Frame 1 (no input): blank canvas, image omitted
Frame 60 (no input): blank canvas, image omitted
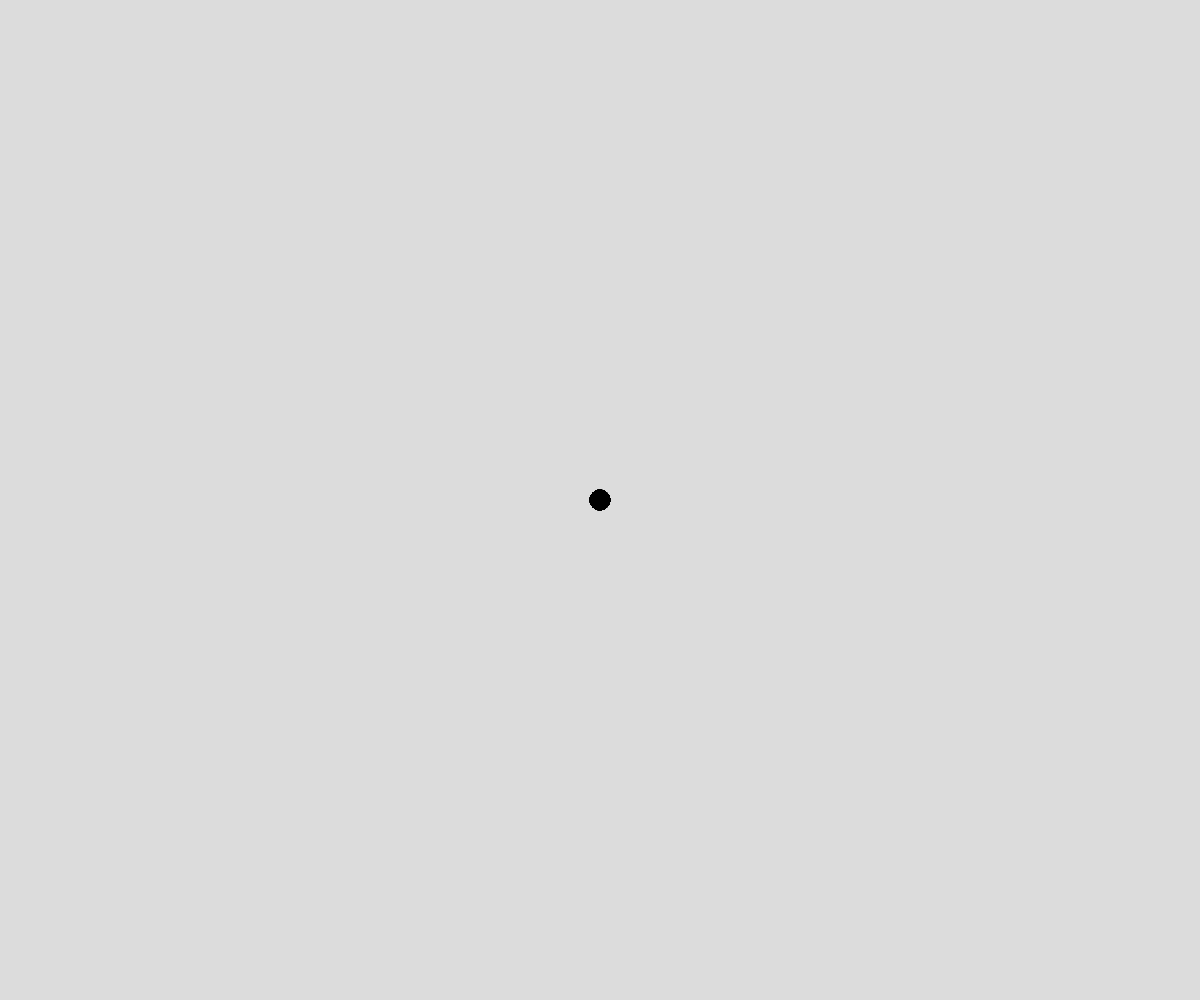
Frame 120 (the mouse pressed at the canvas centre since frame 60)

The p5.js sketch whose frames 1 and 60 were blank and that drew this single picture after the mouse press (run headless with seeded random() and noise() and a simulated clock; from frame 60 on, the mouse is pressed at the canvas centre):

// p5.js sketch
// ── sketch.js
// Vectors practice
// Ryder Martin
// 4/13/2026
// useful for modeling forces...

let objects = [];

function setup() {
  createCanvas(windowWidth, windowHeight);
}

function draw() {
  background(220);
  fill(0);
  //create objects
  if (mouseIsPressed) {
    objects.push(new ball(mouseX, mouseY));
  }

  //process objects
  for (let o of objects) {
    if (keyIsDown(32)) {
      o.move();
    }
    o.calcMouse();
    o.display();
  }
}

class ball {
  constructor(x, y) {
    this.pos = createVector(x, y);
    this.vel = createVector(random(-5, 5), -5);
    this.force = createVector(0, 0.2); //GRAV
  }

  calcMouse() {
    //mouse vectory "attractor" calculations
    this.force = createVector(mouseX, mouseY);
    this.force.sub(this.pos);
    this.force.normalize(); // set the hyp to 1
    this.force.mult(4);
  }

  move() {
    //update velocity and pos vectors
    this.vel.add(this.force);
    this.vel.limit(20);//cant go outside -20 and 20
    this.pos.add(this.vel);


    //wall bounce
    if (this.pos.x < 0 || this.pos.y > width) {
      this.vel.y *= -1;
    }
    //floor bounce
    if (this.pos.y > height) {
      this.pos.y *= -1;
    }
  }

  display() {
    //display the ball
    circle(this.pos.x, this.pos.y, 20);

    // //display the vectors
    // if (true) {
    //   stroke(255, 0, 0);
    //   line(0, 0, this.pos.x, this.pos.y);

    //   let endX = this.pos.x + this.vel.x;
    //   let endY = this.pos.y + this.vel.y;

    //   stroke(0, 0, 255);
    //   line(this.pos.x, this.pos.y, endX, endY);

    //   stroke(0, 255, 0);
    //   line(endX, endY, endX + this.force.x, endY + this.force.y);
    //}
  }
}
